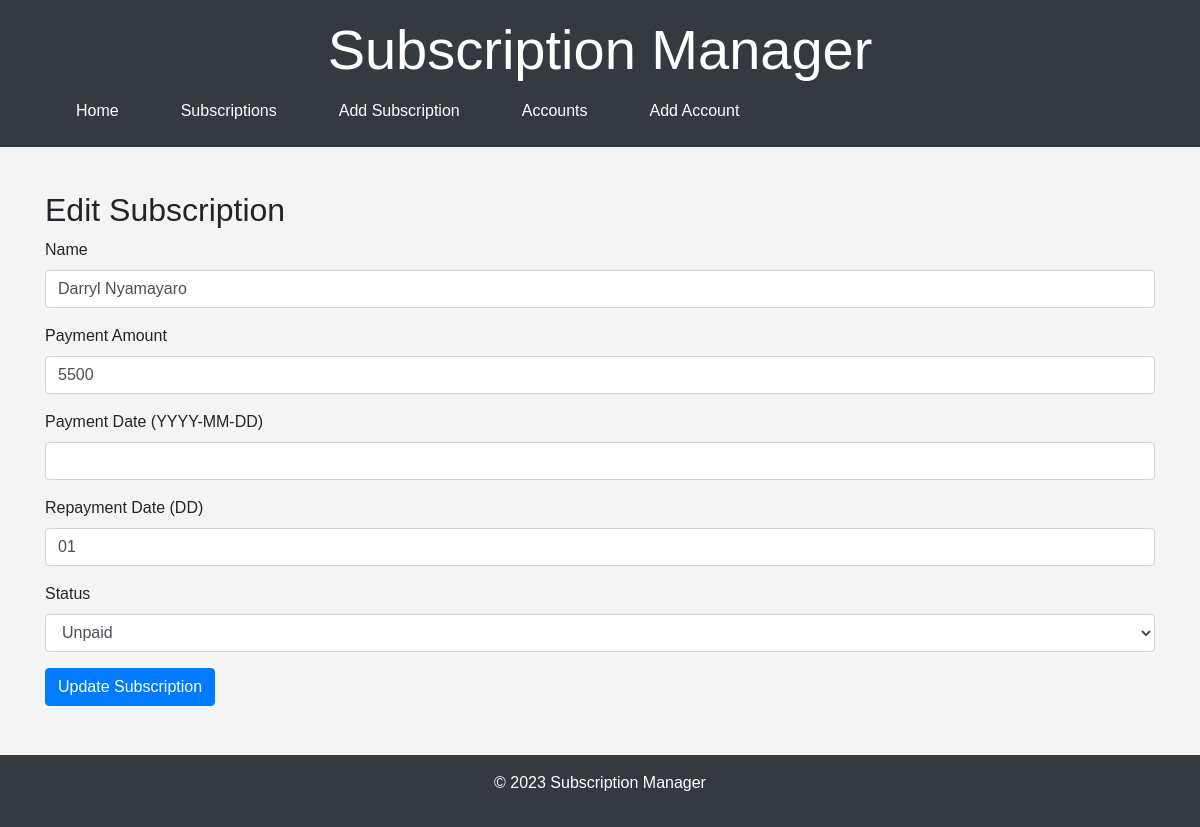
The app's page /subscriptions/edit/2 with its own data.
### models.py (models this page shows)
class Subscription(Base):
    __tablename__ = "subscriptions"
    id = Column(Integer, primary_key=True, index=True)
    name = Column(String, index=True)
    payment_amount = Column(Integer)
    payment_date = Column(DateTime, nullable=True)  # Initialize as None
    repayment_date = Column(String, default="01-01")  # Default to January 1st
    status = Column(String, default="unpaid")
    account_id = Column(Integer, ForeignKey("accounts.id"), nullable=True)
    account = relationship("Account", back_populates="subscriptions")

### main.py (the view)
@app.get("/subscriptions/edit/{subscription_id}")
def edit_subscription_form(subscription_id: int, request: Request, db: Session = Depends(get_db)):
    try:
        subscription = crud.get_subscription(db, subscription_id=subscription_id)
        if subscription is None:
            raise HTTPException(status_code=404, detail="Subscription not found")
        return templates.TemplateResponse("edit_subscription.html", {"request": request, "subscription": subscription})
    except Exception as e:
        logging.error(f"Error fetching subscription data for editing: {e}")
        raise HTTPException(status_code=500, detail="Internal Server Error")

### Templates/edit_subscription.html (shortened to what this page needs)
{% extends "base.html" %}
{% block content %}
<h2>Edit Subscription</h2>
<form method="post" action="/subscriptions/edit/{{ subscription.id }}" class="needs-validation" novalidate>
    <div class="form-group">
        <label for="name">Name</label>
        <input type="text" id="name" name="name" class="form-control" value="{{ subscription.name }}" required>
    </div>
    <div class="form-group">
        <label for="payment_amount">Payment Amount</label>
        <input type="number" id="payment_amount" name="payment_amount" class="form-control" value="{{ subscription.payment_amount }}" required>
    </div>
    <div class="form-group">
        <label for="payment_date">Payment Date (YYYY-MM-DD)</label>
        <input type="text" id="payment_date" name="payment_date" class="form-control" value="{{ subscription.payment_date.strftime('%Y-%m-%d') if subscription.payment_date else '' }}">
    </div>
    <div class="form-group">
        <label for="repayment_date">Repayment Date (DD)</label>
        <input type="text" id="repayment_date" name="repayment_date" class="form-control" value="{{ subscription.repayment_date }}" required>
    </div>
    <div class="form-group">
        <label for="status">Status</label>
        <select id="status" name="status" class="form-control" required>
            <option value="unpaid" {% if subscription.status == 'unpaid' %}selected{% endif %}>Unpaid</option>
        </select>
    </div>
    <button type="submit" class="btn btn-primary">Update Subscription</button>
</form>
{% endblock %}

### Static/css/styles.css (style rules this page uses)
body { font-family: Arial, sans-serif; margin: 0; padding: 0; background-color: #f4f4f4; }

### records on screen
Subscription: name "Darryl Nyamayaro", payment_amount "5500", repayment_date "01", status "Unpaid"
